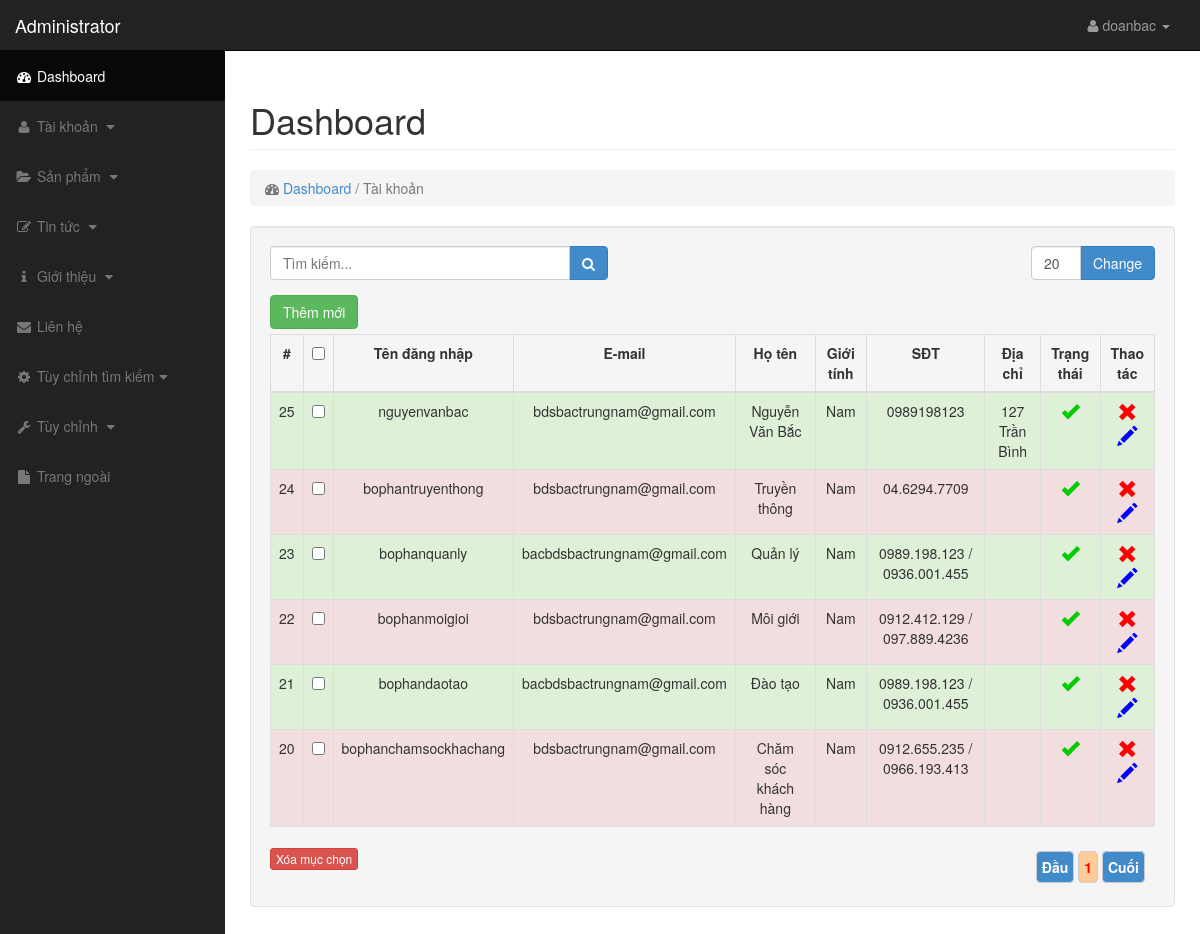
Page /bds@123/index.php?page=user (signed in) on the committed database.
### tables this page shows
CREATE TABLE `tb_user` (
  `id` int(11) NOT NULL AUTO_INCREMENT,
  `username` varchar(255) NOT NULL,
  `password` varchar(255) NOT NULL,
  `email` varchar(255) NOT NULL,
  `groupid` tinyint(11) NOT NULL,
  `fullname` varchar(255) NOT NULL,
  `avatar` text NOT NULL,
  `sex` tinyint(1) NOT NULL,
  `phone` text NOT NULL,
  `address` text NOT NULL,
  `birthday` date NOT NULL,
  `created` timestamp NOT NULL DEFAULT CURRENT_TIMESTAMP ON UPDATE CURRENT_TIMESTAMP,
  `publish` tinyint(1) NOT NULL DEFAULT '0',
  `ipp` int(11) NOT NULL DEFAULT '20',
  `facebook` varchar(255) NOT NULL,
  `helper` tinyint(4) NOT NULL DEFAULT '0',
  PRIMARY KEY (`id`)
);

### configs/config.php (called while the page is built, shortened)
<?php
	$url='http://localhost/chungcuminixanh/';
?>

### bds@123/connect.php (called while the page is built, shortened)
<?php
	require_once('../configs/config.php');
	require_once('../model/thuvien.php');
	$lib=new LIB();
	$url_dir=$url.'bds@123/view/';
	$url_style=$url;
	$url=$url.'bds@123/';
?>

### bds@123/controller/user.php (called while the page is built, shortened)
<?php
	if($form=='')
	{
		$idadmin=$_SESSION['loginadmin']['id'];
		$str_list="SELECT * FROM tb_user WHERE id NOT IN('$idadmin')";
		$str_list.=" ORDER BY id DESC";
		$list_user=$lib->selectall($str_list,$ipp);
	}
?>

### bds@123/view/user/user_list.php (the view, shortened to what this page needs)
<ol class="breadcrumb">
    <li class="active">
        <i class="fa fa-dashboard"></i> <a href="<?php echo $url?>index.php">Dashboard</a> / Tài khoản
    </li>
</ol>
<div class="well">
    <div class="row">
        <div class="col-lg-12">
            <form method="get" action="index.php">
             <div class="form-group input-group col-lg-4" style="float:left;" >
                <p class="input-group-btn">
                <input value="<?php  if(isset($_GET['txtKey'])) echo $_GET['txtKey'];?>" name="txtKey" type="text" class="form-control" placeholder="Tìm kiếm...">
                <button  type="submit" class="btn btn-primary"><i class="fa fa-search"></i></button>
                </p>
             </div>
             </form>
            <div class="form-group input-group" style="float:right;" >
            <form method="get" action="index.php">
                <p class="input-group-btn">
                <input value="<?php echo $ipp; ?>" type="text" name="ipp" class="form-control" style="width:50px !important;">
                <input type="submit" class="btn btn-primary" name="btnGui" value="Change" >
                </p>
             </form>
             </div>
        </div>
        <div class="col-lg-12">
        	<div id="add" style="margin-bottom:5px;"><a href="<?php echo $url; ?>index.php?page=user&action=add&form=1" class="btn btn-success">Thêm mới</a></div>
            <div class="table-responsive">
            <form action="" method="post">
                <table align="center" class="table table-bordered table-hover table-striped">
                    <thead>
                        <tr>
                            <td align="center" style="font-weight: bold">#</td>
                            <td align="center" style="font-weight: bold"><input type="checkbox" name="cball" id="cball"></td>
                            <td align="center" style="font-weight: bold">Tên đăng nhập</td>
                            <td align="center" style="font-weight: bold">E-mail</td>
                            <td align="center" style="font-weight: bold">Họ tên</td>
                            <td align="center" style="font-weight: bold">Giới tính</td>
                            <td align="center" style="font-weight: bold">SĐT</td>
                            <td align="center" style="font-weight: bold">Địa chỉ</td>
                            <td align="center" style="font-weight: bold">Trạng thái</td>
                            <td align="center" style="font-weight: bold">Thao tác</td>
                        </tr>
                    </thead>
                    <tbody>
                        <?php
                            foreach($list_user as $key=>$item)
                            {
                                if(is_array($item))
                                {
                        ?>
                        <tr <?php if(($key%2==0)) echo "class='success'"; else echo "class='danger'";  ?>>
                            <td align="center"><?php echo $item['id'] ?></td>
                            <td align="center"><input type="checkbox" name="cbitem[]" value="<?php echo $item['id']?>" ></td>
                            <td align="center"><?php echo $item['username'] ?></td>
                            <td align="center"><?php echo $item['email'] ?></td>
                            <td align="center"><?php echo $item['fullname'] ?></td>
                            <td align="center"><?php if($item['sex']==1){echo 'Nam';}else{echo 'Nữ';} ?></td>
                            <td align="center"><?php echo $item['phone'] ?></td>
                            <td align="center"><?php echo $item['address'] ?></td>
                            <td align="center"  class="status">
                                <?php
                                    if($item['publish']==1) echo "<i class='glyphicon glyphicon-ok'></i>";
                                ?>
                            </td>
                            <td align="center" class="action-f" style="text-align:center;">
                                <a href="<?php echo $url; ?>index.php?page=user&action=del&id=<?php echo $item['id'] ?>"
                                    onClick="return confirm('Do you want to delete this record ?')">
                                    <i class="glyphicon glyphicon-remove"></i>
                                </a>
                                <a href="<?php echo $url; ?>index.php?page=user&action=edit&form=1&id=<?php echo $item['id'] ?>">
                                    <i class="glyphicon glyphicon-pencil"></i>
                                </a>
                            </td>
                        </tr>
                        <?php
                                }
                           }
                        ?>
                    </tbody>
                </table>
                <div class="delete">
                    <div style="float:left;"><input type="submit" name="btnxoa" id="submit" value="Xóa mục chọn" onClick="return confirm('Sư huynh có chắc muốn xóa?')" class="btn btn-danger btn-xs"></div>
                    <div class="pages"><?php $lib->viewpage($link); ?></div>
                </div>
             </form>
            </div>
        </div>
    </div>
</div>

### bds@123/index.php (shortened to what this page needs)
<?php
	require_once('connect.php');
	if(isset($loginadmin))
	{
		if(isset($_GET['page']))
		{
			$page=$_GET['page'];
		}
		else $page='home';
		$form=$id=$action='';
		$row_ipp=$lib->selectone('select ipp from tb_user where id='.$_SESSION['loginadmin']['id']);
		$ipp=$row_ipp->ipp;
		if(file_exists('controller/'.$page.'.php'))
		{
			require('controller/'.$page.'.php');
		}
		else $file='error.php';
		require('view/index.php');
	}
	else require('view/login.php');
?>

### bds@123/view/index.php (shortened to what this page needs)
<!DOCTYPE html>
<html lang="en">
<head>
    <link href="<?php echo $url_style?>css/validation/validationEngine.jquery.css" rel="stylesheet">
    <link href="<?php echo $url_dir ?>style/css/style.css" rel="stylesheet" >
    <link href="<?php echo $url_dir ?>style/css/bootstrap.min.css" rel="stylesheet">
    <link href="<?php echo $url_dir ?>style/css/sb-admin.css" rel="stylesheet">
    <link href="<?php echo $url_dir ?>style/css/plugins/morris.css" rel="stylesheet">
    <link href="<?php echo $url_dir ?>style/font-awesome-4.1.0/css/font-awesome.min.css" rel="stylesheet" type="text/css">
</head>
<body>
    <div id="wrapper">
        <nav class="navbar navbar-inverse navbar-fixed-top" role="navigation">
            <div class="navbar-header">
                <a class="navbar-brand" href=".">Administrator</a>
            </div>
            <ul class="nav navbar-right top-nav">
                <li class="dropdown">
                    <a href="#" class="dropdown-toggle" data-toggle="dropdown"><i class="fa fa-user"></i> <?php echo $_SESSION['loginadmin']['username'];?> <b class="caret"></b></a>
                </li>
            </ul>
            <div class="collapse navbar-collapse navbar-ex1-collapse">
                <ul class="nav navbar-nav side-nav">
                    <li class="active">
                        <a href="."><i class="fa fa-fw fa-dashboard"></i> Dashboard</a>
                    </li>
                    <?php if($_SESSION['loginadmin']['groupid']=='1')
					{
					?>
                    <li>
                        <a
                        	href="javascript:;"
                            data-toggle="collapse"
                            data-target="#demo">
                            	<i class="fa fa-fw fa-user"></i> Tài khoản <i class="fa fa-fw fa-caret-down"></i>
                        </a>
                    </li>
					 <?php
					}
					 ?>
                    <li>
                        <a
                        	href="javascript:;"
                            data-toggle="collapse"
                            data-target="#project">
                            	<i class="fa fa-fw fa-folder-open"></i> Sản phẩm <i class="fa fa-fw fa-caret-down"></i>
                        </a>
                    </li>
                     <li>
                        <a
                        	href="javascript:;"
                            data-toggle="collapse"
                            data-target="#new">
                            	<i class="fa fa-fw fa-edit"></i> Tin tức <i class="fa fa-fw fa-caret-down"></i>
                        </a>
                    </li>
                      <li>
                        <a
                        	href="javascript:;"
                            data-toggle="collapse"
                            data-target="#other">
                            	<i class="fa fa-fw fa-info"></i> Giới thiệu <i class="fa fa-fw fa-caret-down"></i>
                        </a>
                    </li>
                    <li>
                    <li>
                        <a href="<?php echo $url; ?>index.php?page=contact"><i class="fa fa-fw fa-envelope"></i> Liên hệ</a>
                    </li>
                    <li>
                        <a
                        	href="javascript:;"
                            data-toggle="collapse"
                            data-target="#config">
                            	<i class="fa fa-fw fa-cog"></i> Tùy chỉnh tìm kiếm<i class="fa fa-fw fa-caret-down"></i>
                        </a>
                    </li>
                    <li>
                        <a
                        	href="javascript:;"
                            data-toggle="collapse"
                            data-target="#search">
                            	<i class="fa fa-fw fa-wrench"></i> Tùy chỉnh <i class="fa fa-fw fa-caret-down"></i>
                        </a>
                    </li>
                    <li>
                        <a href="<?php echo $url_style?>" target="_blank"><i class="fa fa-fw fa-file"></i> Trang ngoài</a>
                    </li>
                </ul>
            </div>
        </nav>
        <div id="page-wrapper">
            <div class="container-fluid">
                 <?php include('breabcrumb.php');  ?>
                 <?php include($file);  ?>
            </div>
        </div>
    </div>
</body>
</html>

### bds@123/view/breabcrumb.php
<div class="row">
    <div class="col-lg-12">
        <h1 class="page-header">
            Dashboard
        </h1>
    </div>
</div>

### bds@123/view/user/user.php
<?php
if($form=='')
	{
		include('user_list.php');
	}else{
		include('user_form.php');
	}
?>

### model/thuvien.php (shortened to what this page needs)
<?php
class LIB
{
	private $page,$n;
	public function selectall($sql,$p=0,$start=0)
	{
		$re=mysql_query($sql);
		if($p>0){
			$num=mysql_num_rows($re);
			$this->page=ceil($num/$p);
			if(isset($_GET['n']))$n=$_GET['n']; else $n=1;
			$this->n=$n;
			$thutu=($n-1)*$p;
			if(isset($start)&& $start!=0)
			{
				$sql.=" LIMIT $start, $p";
			}
			else
			{
				$sql.=" LIMIT $thutu , $p";
			}
			$re=mysql_query($sql);
		}
		while($data[]=mysql_fetch_array($re));
		return $data;
	}
	public function viewpage($link)
	{
		echo '<a href="'.$link.'1">Đầu</a> ';
		$begin=$this->n-4;
		if($begin<1)$begin=1;
		$end=$this->n+5;
		if($end>$this->page)$end=$this->page;
		for($i=$begin;$i<=$end;$i++)
		{
			if($i==$this->n)$class='active';else $class='';
			echo '<a href="'.$link.$i.'" class="'.$class.'">'.$i.'</a> ';
		}
		echo '<a href="'.$link.$this->page.'">Cuối</a> ';
	}
	public function selectone($sql)
	{
		$re=mysql_query($sql);
		$row = mysql_fetch_object($re);
		return $row;
	}
}

### bds@123/view/style/css/style.css (style rules this page uses)
* { margin:0; padding:0; }
.form-control { width:300px !important; }
.pages { padding:10px; float:right; }
.pages a { background:#428bca; padding:2px 5px; border:#ccc 1px solid; text-decoration:none; color:#fff; font-weight:bold; padding:5px; border-radius:5px; }
.pages a.active { color:#F00; background:#FC9; }
.breadcrumb .active { white-space:nowrap !important; }

### bds@123/view/style/css/sb-admin.css (style rules this page uses)
body { margin-top: 100px; background-color: #222; }
@media (min-width:768px) { body { margin-top: 50px; } }
#wrapper { padding-left: 0; }
#page-wrapper { width: 100%; padding: 0; background-color: #fff; }
@media (min-width:768px) { #wrapper { padding-left: 225px; } }
@media (min-width:768px) { #page-wrapper { padding: 10px; min-height:600px; } }
.top-nav { padding: 0 15px; }
.top-nav>li { display: inline-block; float: left; }
.top-nav>li>a { padding-top: 15px; padding-bottom: 15px; line-height: 20px; color: #999; }
@media (min-width:768px) { .side-nav { position: fixed; top: 51px; left: 225px; width: 225px; margin-left: -225px; border: none; border-radius: 0; overflow-y: auto; background-color: #222; } }
@media (min-width:768px) { .side-nav>li>a { width: 225px; } }
.action-f a i { font-size:20px; margin:0px 3px; }
.action-f a i.glyphicon-remove { color:#F00; }
.action-f a i.glyphicon-pencil { color:#00F; }
td.status { text-align:center; }
.status i { font-size:18px; }
.status i.glyphicon-ok { color:#0C0; }

### rows in the picture
tb_user: ipp "20"
tb_user: id "25", username "nguyenvanbac", email "bdsbactrungnam@gmail.com", fullname "Nguyễn Văn Bắc", sex "Nam", phone "0989198123", address "127 Trần Bình", publish 1 (drawn)
tb_user: id "24", username "bophantruyenthong", email "bdsbactrungnam@gmail.com", fullname "Truyền thông", sex "Nam", phone "04.6294.7709", publish 1 (drawn)
tb_user: id "23", username "bophanquanly", email "bacbdsbactrungnam@gmail.com", fullname "Quản lý", sex "Nam", phone "0989.198.123 / 0936.001.455", publish 1 (drawn)
tb_user: id "22", username "bophanmoigioi", email "bdsbactrungnam@gmail.com", fullname "Môi giới", sex "Nam", phone "0912.412.129 / 097.889.4236", publish 1 (drawn)
tb_user: id "21", username "bophandaotao", email "bacbdsbactrungnam@gmail.com", fullname "Đào tạo", sex "Nam", phone "0989.198.123 / 0936.001.455", publish 1 (drawn)
tb_user: id "20", username "bophanchamsockhachang", email "bdsbactrungnam@gmail.com", fullname "Chăm sóc khách hàng", sex "Nam", phone "0912.655.235 / 0966.193.413", publish 1 (drawn)

### other values in the picture
$_SESSION['loginadmin']['username'] "doanbac"
